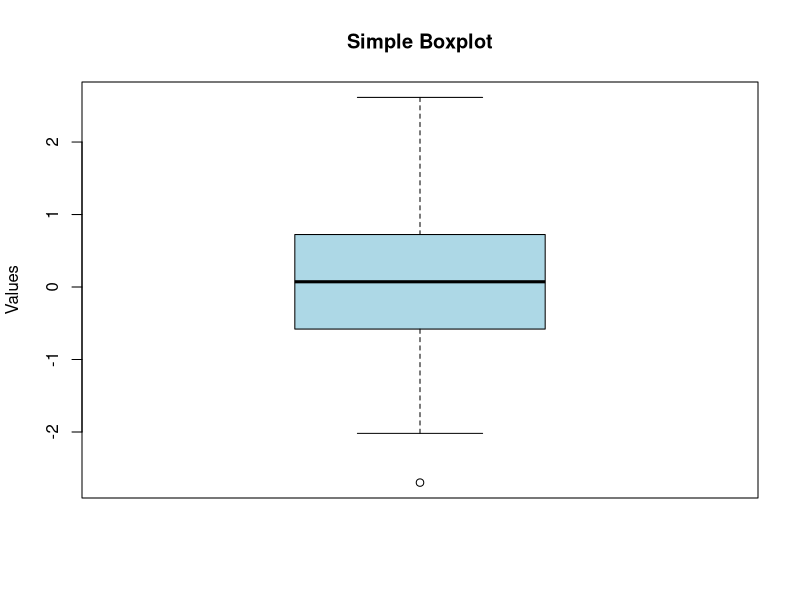

Here is the R script that generated this plot:
# Sample data
data <- rnorm(100)

# Boxplot
boxplot(data, 
        main = "Simple Boxplot", 
        ylab = "Values", 
        col = "lightblue")
